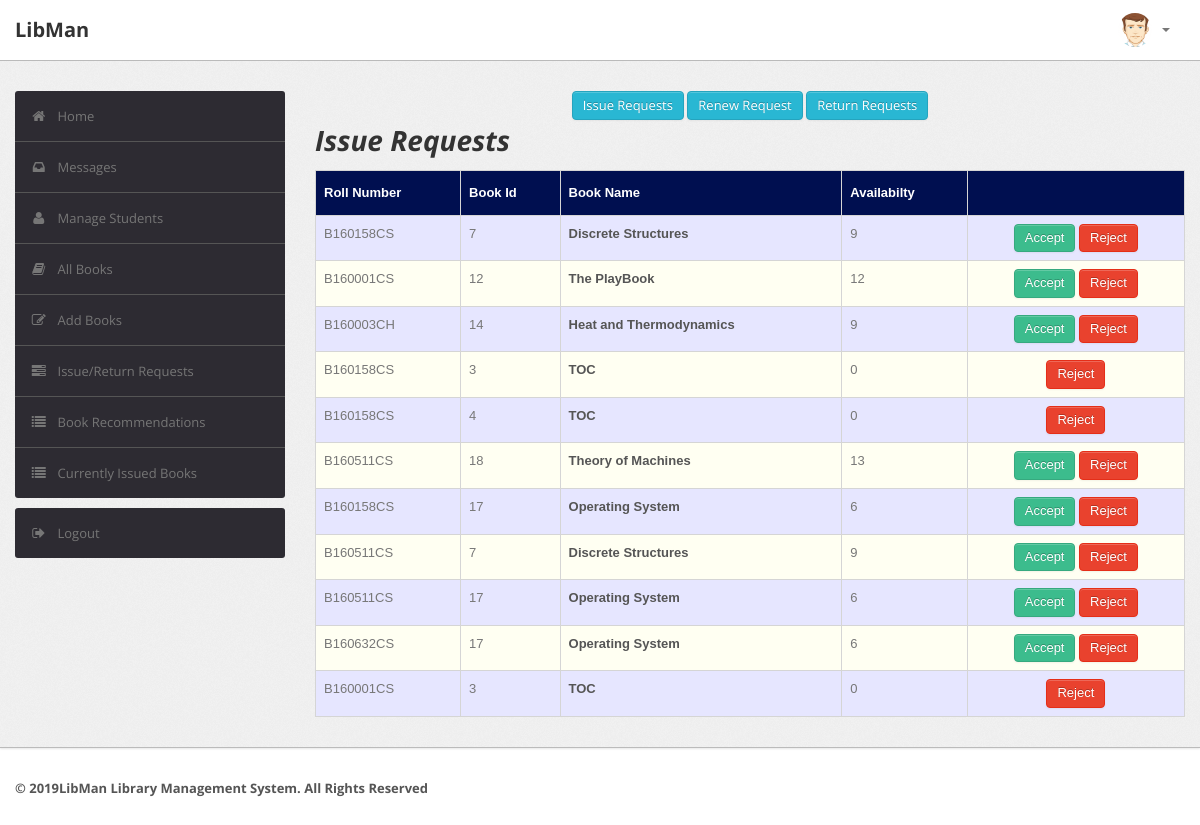
The page /admin/issue_requests.php (signed in) on the database its author committed.
### tables this page shows
CREATE TABLE `record` (
  `RollNo` varchar(50) NOT NULL,
  `BookId` int(10) NOT NULL,
  `Date_of_Issue` date DEFAULT NULL,
  `Due_Date` date DEFAULT NULL,
  `Date_of_Return` date DEFAULT NULL,
  `Dues` int(10) DEFAULT NULL,
  `Renewals_left` int(10) DEFAULT NULL,
  `Time` time DEFAULT NULL,
  PRIMARY KEY (`RollNo`,`BookId`),
  KEY `BookId` (`BookId`),
  CONSTRAINT `record_ibfk_1` FOREIGN KEY (`RollNo`) REFERENCES `user` (`RollNo`),
  CONSTRAINT `record_ibfk_2` FOREIGN KEY (`BookId`) REFERENCES `book` (`BookId`)
);

CREATE TABLE `book` (
  `BookId` int(10) NOT NULL,
  `Title` varchar(50) DEFAULT NULL,
  `Publisher` varchar(50) DEFAULT NULL,
  `Year` varchar(50) DEFAULT NULL,
  `Availability` int(5) DEFAULT NULL
);

### admin/issue_requests.php (the view, shortened to what this page needs)
<?php
require('dbconn.php');
?>
<?php
if ($_SESSION['RollNo']) {
    ?>
<!DOCTYPE html>
<html lang="en">
    <head>
        <link type="text/css" href="bootstrap/css/bootstrap.min.css" rel="stylesheet">
        <link type="text/css" href="bootstrap/css/bootstrap-responsive.min.css" rel="stylesheet">
        <link type="text/css" href="css/theme.css" rel="stylesheet">
        <link type="text/css" href="images/icons/css/font-awesome.css" rel="stylesheet">
    </head>
    <body>
        <div class="navbar navbar-fixed-top">
            <div class="navbar-inner">
                <div class="container">
                        <a class="brand" href="index.php">LibMan </a>
                    <div class="nav-collapse collapse navbar-inverse-collapse">
                        <ul class="nav pull-right">
                            <li class="nav-user dropdown"><a href="#" class="dropdown-toggle" data-toggle="dropdown">
                                <img src="images/user.png" class="nav-avatar" />
                                <b class="caret"></b></a>
                            </li>
                        </ul>
                    </div>
                </div>
            </div>
        </div>
        <div class="wrapper">
            <div class="container">
                <div class="row">
                    <div class="span3">
                        <div class="sidebar">
                            <ul class="widget widget-menu unstyled">
                                <li class="active"><a href="index.php"><i class="menu-icon icon-home"></i>Home
                                </a></li>
                                 <li><a href="message.php"><i class="menu-icon icon-inbox"></i>Messages</a>
                                </li>
                                <li><a href="student.php"><i class="menu-icon icon-user"></i>Manage Students </a>
                                </li>
                                <li><a href="book.php"><i class="menu-icon icon-book"></i>All Books </a></li>
                                <li><a href="addbook.php"><i class="menu-icon icon-edit"></i>Add Books </a></li>
                                <li><a href="requests.php"><i class="menu-icon icon-tasks"></i>Issue/Return Requests </a></li>
                                <li><a href="recommendations.php"><i class="menu-icon icon-list"></i>Book Recommendations </a></li>
                                <li><a href="current.php"><i class="menu-icon icon-list"></i>Currently Issued Books </a></li>
                            </ul>
                            <ul class="widget widget-menu unstyled">
                                <li><a href="logout.php"><i class="menu-icon icon-signout"></i>Logout </a></li>
                            </ul>
                        </div>
                    </div>
                    <div class="span9">
                        <center>
                        <a href="issue_requests.php" class="btn btn-info">Issue Requests</a>
                        <a href="renew_requests.php" class="btn btn-info">Renew Request</a>
                        <a href="return_requests.php" class="btn btn-info">Return Requests</a>
                        </center>
                        <h1><i>Issue Requests</i></h1>
                        <table class="table" id = "tables">
                                  <thead>
                                    <tr>
                                      <th>Roll Number</th>
                                      <th>Book Id</th>
                                      <th>Book Name</th>
                                      <th>Availabilty</th>
                                      <th></th>
                                    </tr>
                                  </thead>
                                  <tbody>
                                    <?php
                            $sql="select * from LMS.record,LMS.book where Date_of_Issue is NULL and record.BookId=book.BookId order by Time";
                            $result=$conn->query($sql);
                            while($row=$result->fetch_assoc())
                            {
                                $bookid=$row['BookId'];
                                $rollno=$row['RollNo'];
                                $name=$row['Title'];
                                $avail=$row['Availability'];
                            ?>
                                    <tr>
                                      <td><?php echo strtoupper($rollno) ?></td>
                                      <td><?php echo $bookid ?></td>
                                      <td><b><?php echo $name ?></b></td>
                                      <td><?php echo $avail ?></td>
                                      <td><center>
                                        <?php
                                        if($avail > 0)
                                        {echo "<a href=\"accept.php?id1=".$bookid."&id2=".$rollno."\" class=\"btn btn-success\">Accept</a>";}
                                         ?>
                                        <a href="reject.php?id1=<?php echo $bookid ?>&id2=<?php echo $rollno ?>" class="btn btn-danger">Reject</a>
                                    </center></td>
                                    </tr>
                               <?php } ?>
                               </tbody>
                                </table>
                            </div>
                </div>
            </div>
        </div>
<div class="footer">
            <div class="container">
                <b class="copyright">&copy; 2019LibMan Library Management System. All Rights Reserved
            </div>
        </div>
    </body>
</html>
<?php }
else {
    echo "<script type='text/javascript'>alert('Access Denied!!!')</script>";
} ?>

### admin/css/theme.css (style rules this page uses)
#tables { font-family: "Trebuchet MS", Arial, Helvetica, sans-serif; border-collapse: collapse; width: 100%; }
#tables td, #tables th { border: 1px solid #ddd; padding: 8px; }
#tables tr:nth-child(even) { background-color: #fffff2; }
#tables tr:nth-child(odd) { background-color: #e6e6ff; }
#tables th { padding-top: 12px; padding-bottom: 12px; text-align: left; background-color: #000F50; color: white; }
body { font-size: 13px; font-family: 'Open Sans', Arial, sans-serif; background: #fff; color: #777 }
h1, h2, h3, h4, h5, h6 { color: #333; margin-top: 0 }
h1 { font-size: 28px }
strong, b { color: #555 }
.wrapper { background: url(../images/bg.png) #eee; border-bottom: 1px solid #bbb; -webkit-box-shadow: 0 1px 2px rgba(0,0,0,0.1); -moz-box-shadow: 0 1px 2px rgba(0,0,0,0.1); box-shadow: 0 1px 2px rgba(0,0,0,0.1); padding: 30px 0 }
.footer { color: #999; padding: 30px 0 60px }
body [class^="icon-"], body [class*=" icon-"] { font-size: 14px; line-height: 20px; height: 20px }
.navbar { position: static!important; margin: 0!important }
.navbar .navbar-inner { background: #fff; border-bottom: 1px solid #bbb; -webkit-box-shadow: 0 1px 2px rgba(0,0,0,0.15); -moz-box-shadow: 0 1px 2px rgba(0,0,0,0.15); box-shadow: 0 1px 2px rgba(0,0,0,0.15) }
.navbar .brand { color: #333; font-weight: bold; font-size: 20px; margin-right: 20px; padding: 20px }
.navbar .nav>li>a { padding: 20px 15px; font-weight: bold; color: #777 }
.nav-user>a { height: 20px }
.nav-avatar { width: 34px; height: 34px; margin: -7px 5px 0 0; -webkit-border-radius: 50%; -moz-border-radius: 50%; border-radius: 50% }
.btn, .btn-box { -webkit-border-radius: 3px; -moz-border-radius: 3px; border-radius: 3px }
.btn { font-size: 13px; font-weight: 600 }
.btn { display: inline-block; margin-bottom: 0; font-weight: 400; text-align: center; vertical-align: middle; cursor: pointer; background-image: none; border: 1px solid transparent; white-space: nowrap; padding: 4px 10px; font-size: 13px; line-height: 1.42857; border-radius: 4px; -webkit-user-select: none; -moz-user-select: none; -ms-user-select: none; user-select: none }
.btn-success { color: #fff; background-color: #3cbc8d; border-color: #36a97f }
.btn-info { color: #fff; background-color: #29b7d3; border-color: #25a4be }
.btn-danger { color: #fff; background-color: #e9422e; border-color: #e52e18 }
.table { margin-bottom: 0 }
.table th, .table td { border-color: #d5d5d5!important }
.widget-menu { background: #fff; -webkit-border-radius: 3px; -moz-border-radius: 3px; border-radius: 3px; overflow: hidden }
.widget-menu a { color: #555; display: block; line-height: 20px; padding: 15px; text-decoration: none!important }
.widget-menu .menu-icon { margin-right: 10px; color: #767676; -webkit-transition: all .2s ease-in-out; -moz-transition: all .2s ease-in-out; transition: all .2s ease-in-out; }
.widget-menu>li+li { border-top: 1px solid #555 }
.widget-menu>li>a { background-color: #2d2b32; color: #767676; -webkit-transition: all .2s ease-in-out; -moz-transition: all .2s ease-in-out; transition: all .2s ease-in-out; }

### rows shown on the page
record: RollNo "B160158CS", BookId.BookId "7", BookId.Title "Discrete Structures", BookId.Availability "9"
record: RollNo "B160001CS", BookId.BookId "12", BookId.Title "The PlayBook", BookId.Availability "12"
record: RollNo "B160003CH", BookId.BookId "14", BookId.Title "Heat and Thermodynamics", BookId.Availability "9"
record: RollNo "B160158CS", BookId.BookId "3", BookId.Title "TOC", BookId.Availability "0"
record: RollNo "B160158CS", BookId.BookId "4", BookId.Title "TOC", BookId.Availability "0"
record: RollNo "B160511CS", BookId.BookId "18", BookId.Title "Theory of Machines", BookId.Availability "13"
record: RollNo "B160158CS", BookId.BookId "17", BookId.Title "Operating System", BookId.Availability "6"
record: RollNo "B160511CS", BookId.BookId "7", BookId.Title "Discrete Structures", BookId.Availability "9"
record: RollNo "B160511CS", BookId.BookId "17", BookId.Title "Operating System", BookId.Availability "6"
record: RollNo "B160632CS", BookId.BookId "17", BookId.Title "Operating System", BookId.Availability "6"
record: RollNo "B160001CS", BookId.BookId "3", BookId.Title "TOC", BookId.Availability "0"
